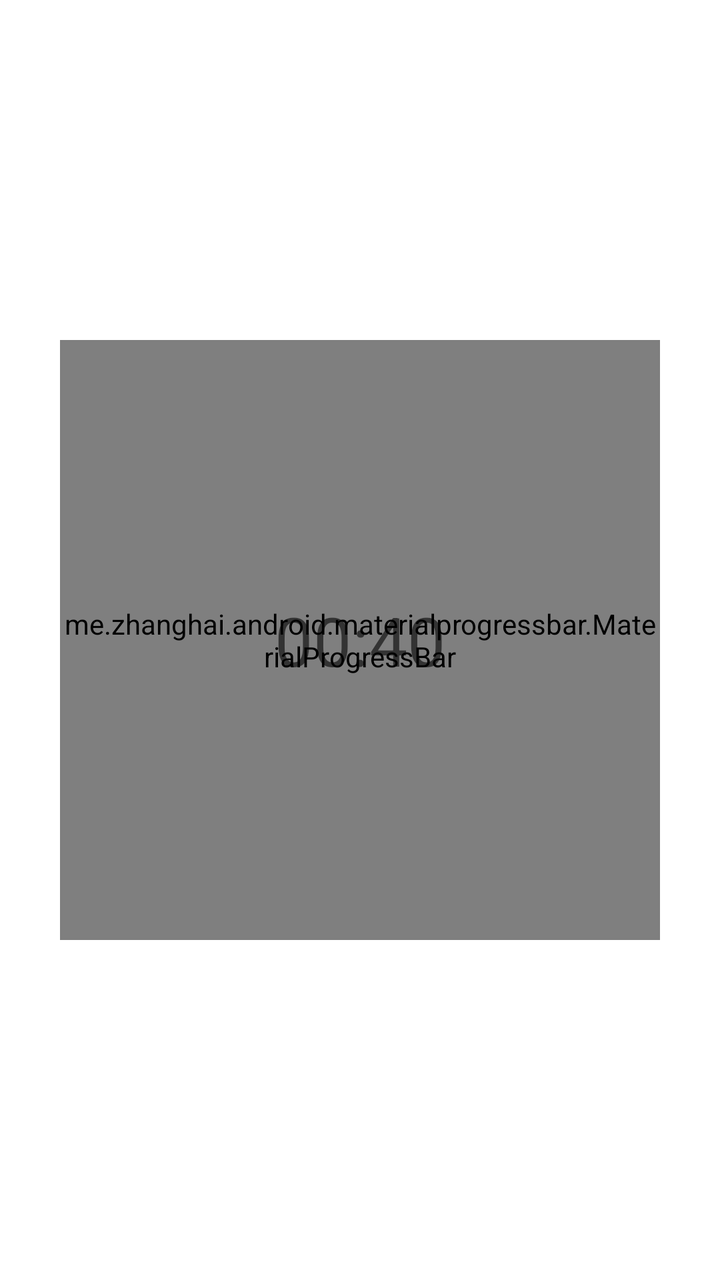
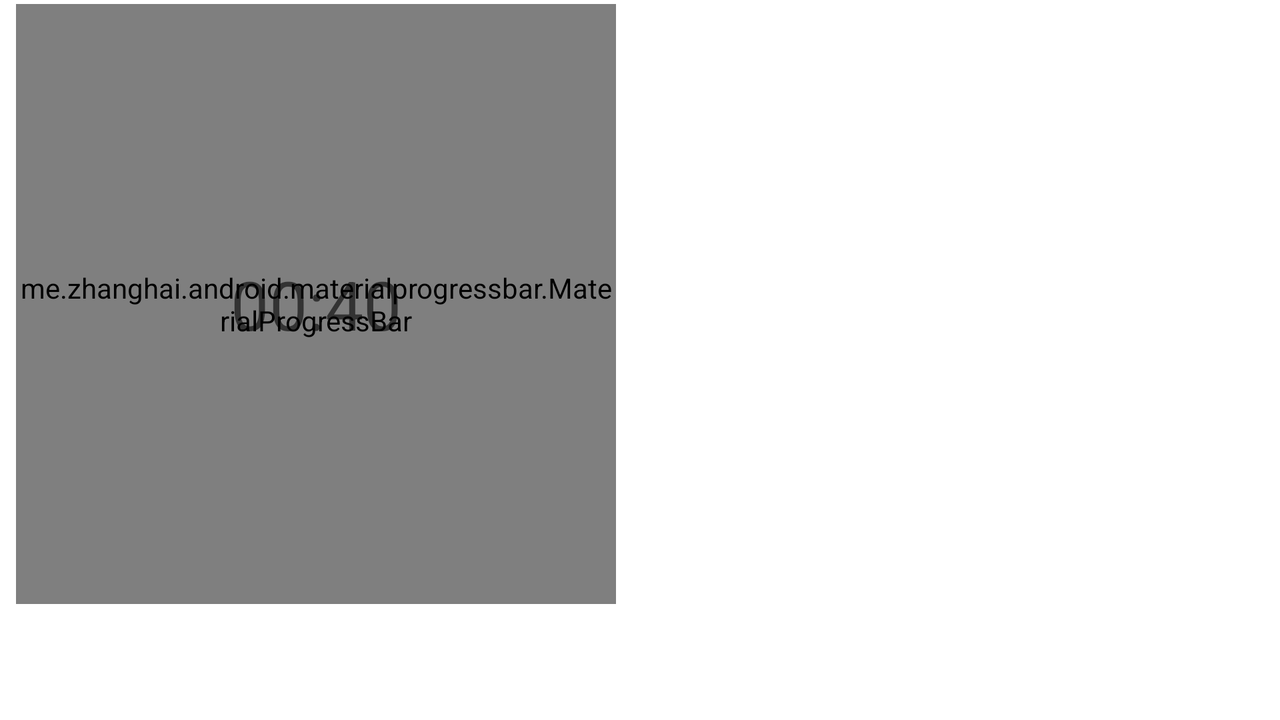

An Android layout and its configuration variant, each rendered on a device that would load it. The default file and the variant file are quoted in full after the pictures.
<!-- AndroidManifest.xml: application theme AppTheme.NoActionBar -->
<!-- res/layout/fragment_display_sequence_timer.xml -->
<?xml version="1.0" encoding="utf-8"?>
<androidx.constraintlayout.widget.ConstraintLayout
    xmlns:android="http://schemas.android.com/apk/res/android"
    xmlns:app="http://schemas.android.com/apk/res-auto"
    xmlns:tools="http://schemas.android.com/tools"
    android:layout_width="match_parent"
    android:layout_height="match_parent">

    <TextView
        android:id="@+id/titleTV"
        android:layout_width="wrap_content"
        android:layout_height="wrap_content"
        android:layout_marginTop="16dp"
        app:layout_constraintTop_toTopOf="parent"
        app:layout_constraintEnd_toEndOf="parent"
        android:layout_marginEnd="8dp"
        app:layout_constraintStart_toStartOf="parent"
        android:layout_marginStart="8dp"
        tools:text="@tools:sample/first_names"
        android:textAppearance="?attr/textAppearanceHeadline4"/>

    <TextView
        android:id="@+id/nextTitleTV"
        android:layout_width="wrap_content"
        android:layout_height="wrap_content"
        android:textAppearance="?attr/textAppearanceHeadline5"
        android:layout_marginTop="8dp"
        app:layout_constraintTop_toBottomOf="@+id/titleTV"
        app:layout_constraintEnd_toEndOf="parent"
        app:layout_constraintStart_toStartOf="parent"
        tools:text="@tools:sample/first_names"
        android:layout_marginStart="8dp"
        android:layout_marginEnd="8dp"/>

    <me.zhanghai.android.materialprogressbar.MaterialProgressBar
        android:id="@+id/progressCircle"
        android:layout_width="300dp"
        android:layout_height="300dp"
        android:minHeight="300dp"
        android:minWidth="300dp"
        android:layout_marginStart="8dp"
        android:layout_marginEnd="8dp"
        android:layout_marginTop="8dp"
        app:layout_constraintEnd_toEndOf="parent"
        app:layout_constraintStart_toStartOf="parent"
        style="@style/Widget.MaterialProgressBar.ProgressBar"
        android:layout_marginBottom="8dp"
        app:layout_constraintBottom_toBottomOf="parent"
        app:layout_constraintTop_toTopOf="parent"/>

    <TextView
        android:id="@+id/timeTV"
        android:text="00:40"
        android:layout_width="wrap_content"
        android:layout_height="wrap_content"
        android:textAppearance="?attr/textAppearanceHeadline4"
        app:layout_constraintStart_toStartOf="@+id/progressCircle"
        app:layout_constraintEnd_toEndOf="@+id/progressCircle"
        app:layout_constraintBottom_toBottomOf="@+id/progressCircle"
        app:layout_constraintTop_toTopOf="@+id/progressCircle"/>

</androidx.constraintlayout.widget.ConstraintLayout>
<!-- resources referenced by this layout -->
<resources>
  <style name="AppTheme.NoActionBar">
          <item name="windowActionBar">false</item>
          <item name="windowNoTitle">true</item>
      </style>
</resources>
<!-- res/layout-land/fragment_display_sequence_timer.xml (the repository's variant of the layout above) -->
<!-- drawn on the phone turned sideways -->
<?xml version="1.0" encoding="utf-8"?>
<androidx.constraintlayout.widget.ConstraintLayout
    xmlns:android="http://schemas.android.com/apk/res/android"
    xmlns:app="http://schemas.android.com/apk/res-auto"
    xmlns:tools="http://schemas.android.com/tools"
    android:layout_width="match_parent"
    android:layout_height="match_parent">

    <TextView
        android:id="@+id/titleTV"
        android:layout_width="wrap_content"
        android:layout_height="wrap_content"
        android:layout_marginTop="16dp"
        app:layout_constraintTop_toTopOf="parent"
        app:layout_constraintEnd_toEndOf="parent"
        android:layout_marginEnd="8dp"
        tools:text="@tools:sample/first_names"
        android:textAppearance="?attr/textAppearanceHeadline4"
        app:layout_constraintBottom_toTopOf="@id/nextTitleTV"
        app:layout_constraintVertical_chainStyle="packed"
        app:layout_constraintStart_toEndOf="@+id/progressCircle"
        android:layout_marginStart="8dp"/>

    <TextView
        android:id="@+id/nextTitleTV"
        android:layout_width="wrap_content"
        android:layout_height="wrap_content"
        android:textAppearance="?attr/textAppearanceHeadline5"
        app:layout_constraintEnd_toEndOf="parent"
        tools:text="@tools:sample/first_names"
        android:layout_marginEnd="8dp"
        app:layout_constraintTop_toBottomOf="@id/titleTV"
        app:layout_constraintVertical_chainStyle="packed"
        android:layout_marginBottom="?actionBarSize"
        app:layout_constraintBottom_toBottomOf="parent"
        app:layout_constraintStart_toEndOf="@+id/progressCircle"/>

    <me.zhanghai.android.materialprogressbar.MaterialProgressBar
        android:id="@+id/progressCircle"
        android:layout_width="300dp"
        android:layout_height="300dp"
        android:minHeight="300dp"
        android:minWidth="300dp"
        android:layout_marginStart="8dp"
        app:layout_constraintStart_toStartOf="parent"
        style="@style/Widget.MaterialProgressBar.ProgressBar"
        android:layout_marginBottom="?actionBarSize"
        app:layout_constraintBottom_toBottomOf="parent"
        app:layout_constraintTop_toTopOf="parent"/>

    <TextView
        android:id="@+id/timeTV"
        android:text="00:40"
        android:layout_width="wrap_content"
        android:layout_height="wrap_content"
        android:textAppearance="?attr/textAppearanceHeadline4"
        app:layout_constraintStart_toStartOf="@+id/progressCircle"
        app:layout_constraintEnd_toEndOf="@+id/progressCircle"
        app:layout_constraintBottom_toBottomOf="@+id/progressCircle"
        app:layout_constraintTop_toTopOf="@+id/progressCircle"/>

</androidx.constraintlayout.widget.ConstraintLayout>
